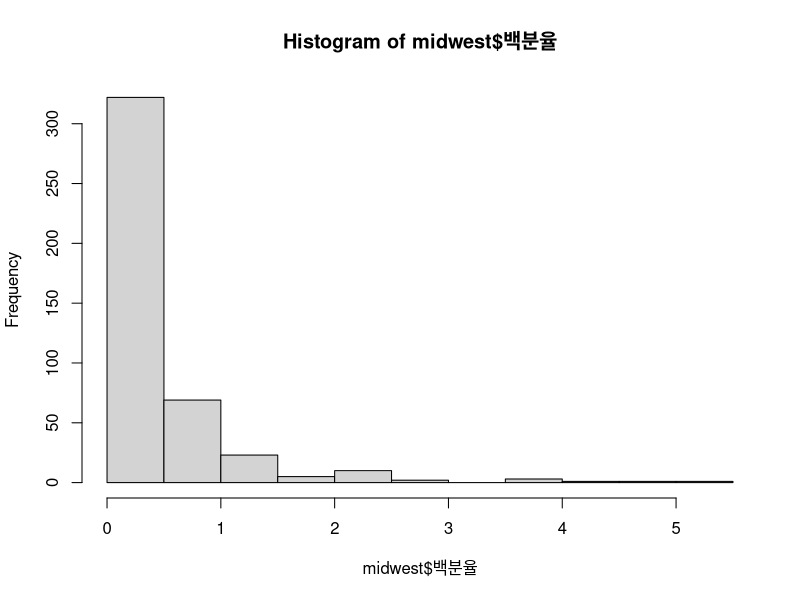

The R script that drew this image:
library(ggplot2)
str(midwest)
head(midwest,5)

library(dplyr)
midwest <- rename(midwest, total=poptotal)
midwest <- rename(midwest, asian=popasian)

midwest$백분율 <- ((midwest$asian/midwest$total)*100)
str(midwest)

mid_mean <- mean(midwest$백분율)

size_midwest <- ifelse(midwest$백분율>= mid_mean, "lagrge","small")
hist(midwest$백분율)

midwest$size <- size_midwest

str(midwest)

table(midwest$size)
